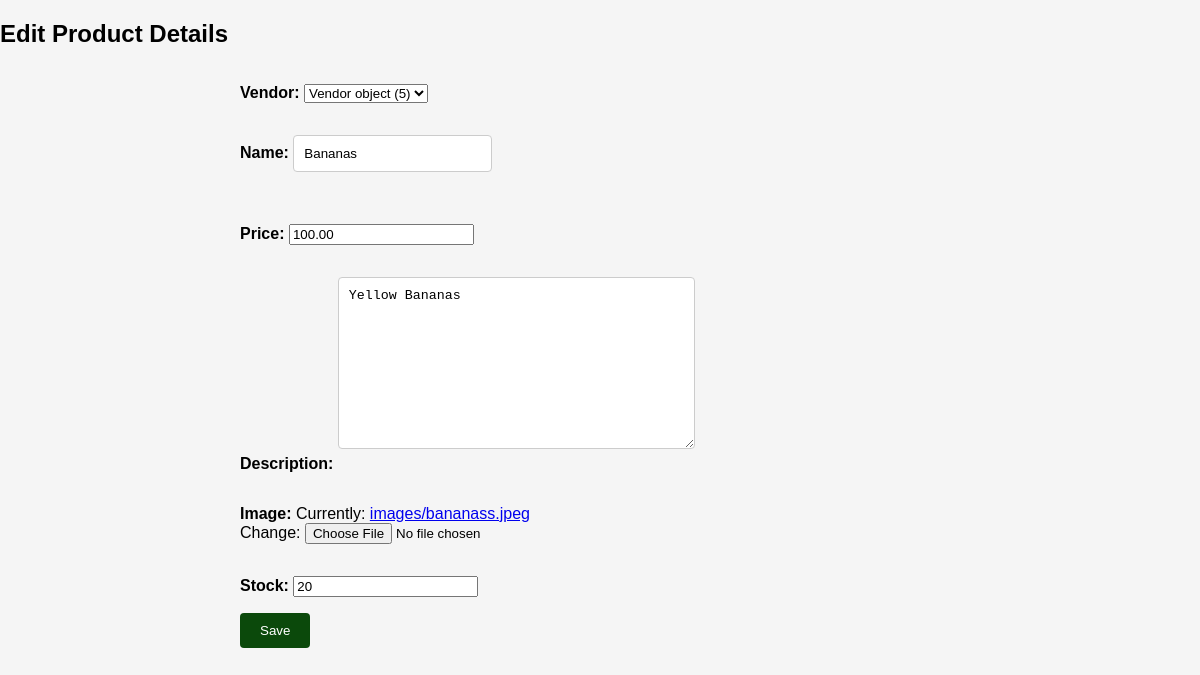
/inventory/products/edit/4, run on the app's committed database.
### inventory/models.py (models this page shows, shortened)
class Product(models.Model):
    vendor = models.ForeignKey(Vendor,null=True,on_delete=models.CASCADE)
    name=models.CharField(max_length=32)
    price=models.DecimalField(max_digits=8,decimal_places=2)
    description=models.TextField()
    image=models.ImageField(upload_to='images/')
    date_created=models.DateTimeField(auto_now_add=True)
    date_updated=models.DateTimeField(auto_now=True)
    stock=models.PositiveIntegerField()

### inventory/views.py (the view)
# urls.py: path("products/edit/<int:id>", product_update_view, name = "product_update_view"),
def product_update_view(request, id):
    product = Product.objects.get(id=id)
    if request.method == 'POST':
        form = ProductUploadForm(request.POST, instance=product)
        if form.is_valid():
            form.save()
            return redirect("product_detail_view", id=product.id)
    else:
        form =ProductUploadForm(instance=product)
        return render(request, "inventory/edit_product.html", {'form': form})

### inventory/forms.py
class ProductUploadForm(forms.ModelForm):
    class Meta:
        model = Product
        fields = "__all__"

### templates/inventory/edit_product.html (shortened to what this page needs)
<!DOCTYPE html>
<html lang="en">
<head>
</head>
<body>
    <h2 class="edit">Edit Product Details</h2>
    <form method="POST">
        {{form.as_p}}
        <button type="submit">Save</button>
    </form>
</body>
</html>

### templates/inventory/edit_product.html (style rules this page uses)
body { background-color:whitesmoke; font-family: Arial, sans-serif; margin: 0; padding: 0; }
form { margin-left: 20%; display: flex; flex-direction: column; }
label { font-weight: bold; margin-bottom: 5px; }
input[type="text"], textarea { padding: 10px; border: 1px solid #ccc; border-radius: 4px; margin-bottom: 20px; }
button[type="submit"] { background-color: rgb(11, 73, 11); color: #fff; border: none; padding: 10px 20px; border-radius: 4px; cursor: pointer; align-self: flex-start; }

### data on the page
Product: vendor "Vendor object (5)", name "Bananas", price "100.00", description "Yellow Bananas", stock "20"
